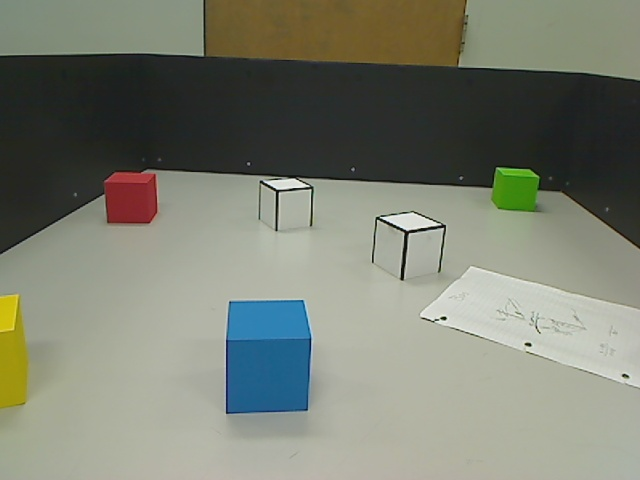
#> input picture Experiments/Vision/segmentation/cam.jpg, 640 x 480 px, given in place of the camera
$ python hsv_tracker_red_kinect.py
#> lines starting #> are read from the running program, lines starting #| are printed output that depends on the picture; after the words box and inside, x2 and y2 are one past the last pixel; in counts of white or black regions, pixels touching at a corner belong together
# -*- coding: utf-8 -*-

import argparse
import cv2
import os
import time

import numpy as np


DATA_DIRECTORY = "Data-HSV"

LOW_H = 0
LOW_S = 1
LOW_V = 2
HIGH_H = 3
HIGH_S = 4
HIGH_V = 5

if not os.path.exists(DATA_DIRECTORY):
    os.makedirs(DATA_DIRECTORY)

DATA_COUNT = len(os.listdir(DATA_DIRECTORY))


parser = argparse.ArgumentParser()
parser.add_argument('-d', "--data", dest="data")
args = parser.parse_args()


def nothing(x):
    pass

# Create a black image, a window
cv2.namedWindow('mask')

# create trackbars for color change
cv2.createTrackbar('Low-H', 'mask', 0, 180, nothing)
#> slider 'Low-H' is set to 36
cv2.createTrackbar('High-H', 'mask', 0, 180, nothing)
#> slider 'High-H' is set to 180
cv2.createTrackbar('Low-S', 'mask', 0, 255, nothing)
#> slider 'Low-S' is set to 51
cv2.createTrackbar('High-S', 'mask', 0, 255, nothing)
#> slider 'High-S' is set to 255
cv2.createTrackbar('Low-V', 'mask', 0, 255, nothing)
#> slider 'Low-V' is set to 51
cv2.createTrackbar('High-V', 'mask', 0, 255, nothing)
#> slider 'High-V' is set to 255

if (args.data):
    # Load data
    with open(args.data) as file:
        data = file.readline().split(", ")
        for i in range(len(data)):
            data[i] = int(data[i])

    cv2.setTrackbarPos('Low-H', 'mask', data[LOW_H])
    cv2.setTrackbarPos('High-H', 'mask', data[HIGH_H])
    cv2.setTrackbarPos('Low-S', 'mask', data[LOW_S])
    cv2.setTrackbarPos('High-S', 'mask', data[HIGH_S])
    cv2.setTrackbarPos('Low-V', 'mask', data[LOW_V])
    cv2.setTrackbarPos('High-V', 'mask', data[HIGH_V])

captObj = cv2.VideoCapture(cv2.CAP_OPENNI)
flags, img_bgr = captObj.read()
#> img_bgr is the input picture: shape (480, 640, 3); mean B, G, R 113.4, 127, 123.2
time.sleep(1)

while True:
    # On recupere une nouvelle image
    captObj.grab()

    # On va chercher les infos
    flags_i, img_bgr = captObj.retrieve(None, cv2.CAP_OPENNI_BGR_IMAGE)
#> flags_i = True
    flags_p, img_p = captObj.retrieve(None, cv2.CAP_OPENNI_DEPTH_MAP)
#> flags_p = True

    # Pas d'image, peut se produire si on boucle trop vite
    if not flags_i or not flags_p:
        continue

    img_hsv = cv2.cvtColor(img_bgr, cv2.COLOR_BGR2HSV)
#> img_hsv: shape (480, 640, 3); mean H, S, V 44.7, 42.1, 130.3

    # get current positions of trackers
    low_h = cv2.getTrackbarPos('Low-H', 'mask')
    high_h = cv2.getTrackbarPos('High-H', 'mask')
    low_s = cv2.getTrackbarPos('Low-S', 'mask')
    high_s = cv2.getTrackbarPos('High-S', 'mask')
    low_v = cv2.getTrackbarPos('Low-V', 'mask')
    high_v = cv2.getTrackbarPos('High-V', 'mask')

    # define range of blue color in HSV
    lower_lower_red = np.array([low_h, low_s, low_v])
    lower_upper_red = np.array([180, high_s, high_v])
    upper_lower_red = np.array([0, low_s, low_v])
    upper_upper_red = np.array([high_h, high_s, high_v])

    # Threshold the HSV image to get only blue colors
    mask_lower = cv2.inRange(img_hsv, lower_lower_red, lower_upper_red)
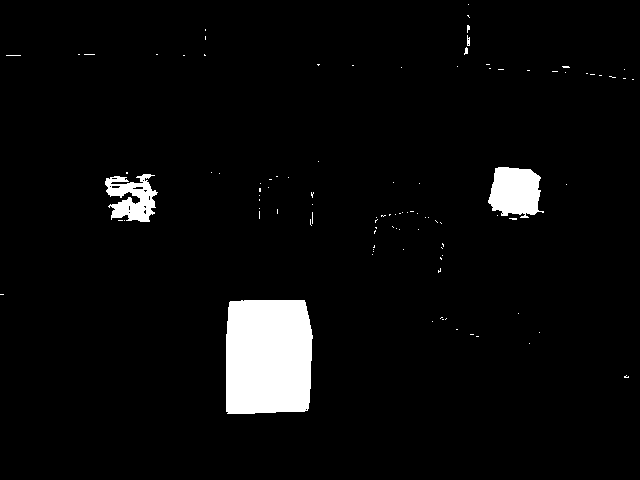
#> mask_lower: shape (480, 640); 4.4% white; 102 white regions (97 under 20 px), largest, box (x1, y1, x2, y2) and area: (226, 300, 313, 414) 9439, (488, 167, 544, 218) 2132, (105, 174, 158, 222) 1519, (467, 35, 470, 46) 26, (464, 47, 468, 55) 21
    mask_upper = cv2.inRange(img_hsv, upper_lower_red, upper_upper_red)
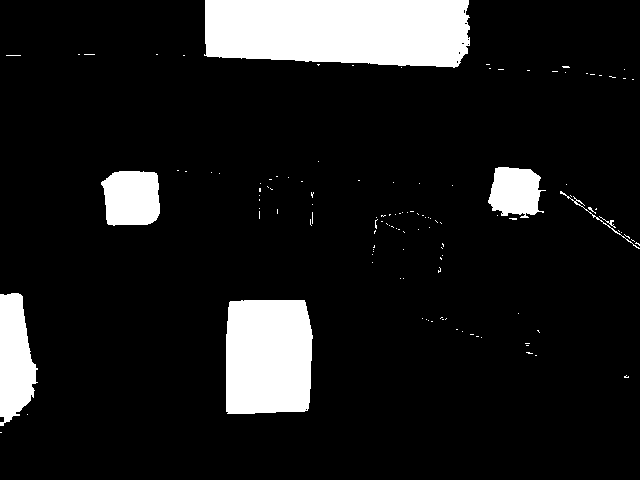
#> mask_upper: shape (480, 640); 11.3% white; 126 white regions (119 under 20 px), largest, box (x1, y1, x2, y2) and area: (204, 0, 470, 68) 16312, (226, 300, 313, 414) 9439, (0, 293, 38, 426) 3572
    mask = mask_lower + mask_upper

    # Bitwise-AND mask and original image
    res = cv2.bitwise_and(img_bgr, img_bgr, mask=mask)
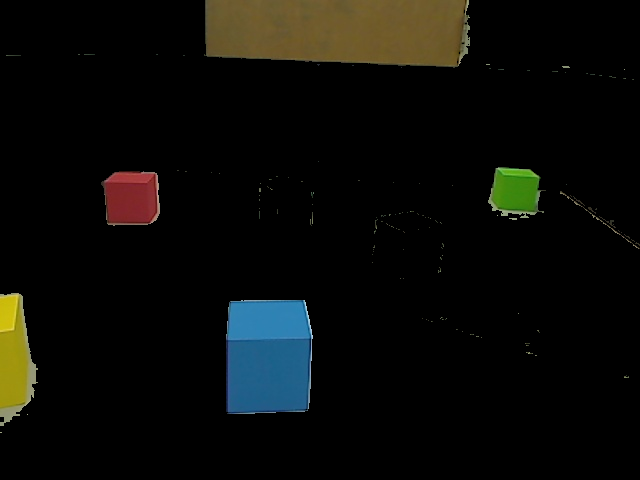
#> res: shape (480, 640, 3); mean B, G, R 8.3, 11.4, 10.8

    cv2.imshow('mask', mask)
    cv2.imshow('res', res)

    cc = cv2.waitKey(10)  # Necessaire pour l'affichage effectif des images
#> (key Esc is pressed here)
    if cc == 1048586:  # Touche Enter (save data)
        with open(os.path.join(DATA_DIRECTORY, "data_{}.txt".format(str(DATA_COUNT))), "w") as file:
            file.write(
                ", ".join(map(str, [low_h, low_s, low_v, high_h, high_s, high_v])))

        print("saved : data_{}.txt".format(str(DATA_COUNT)))
        DATA_COUNT += 1

    if cc == 1048603:  # Touche Echap quitte
        break

cv2.destroyAllWindows()

$ run again, on Experiments/Vision/segmentation/kinect.jpg
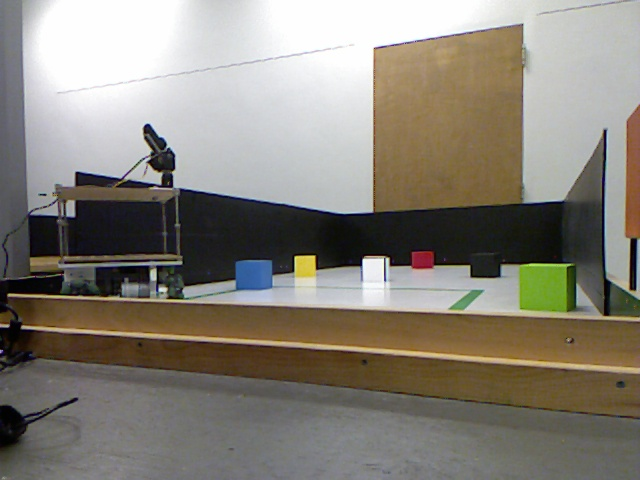
#> input picture Experiments/Vision/segmentation/kinect.jpg, 640 x 480 px, given in place of the camera
#> img_bgr is the input picture: shape (480, 640, 3); mean B, G, R 120, 129.8, 134.8
#> flags_i = True
#> img_hsv: shape (480, 640, 3); mean H, S, V 58, 52.5, 138.4
#> `mask_lower = cv2.inRange(img_hsv, lower_lower_red, lower_upper_red)`:
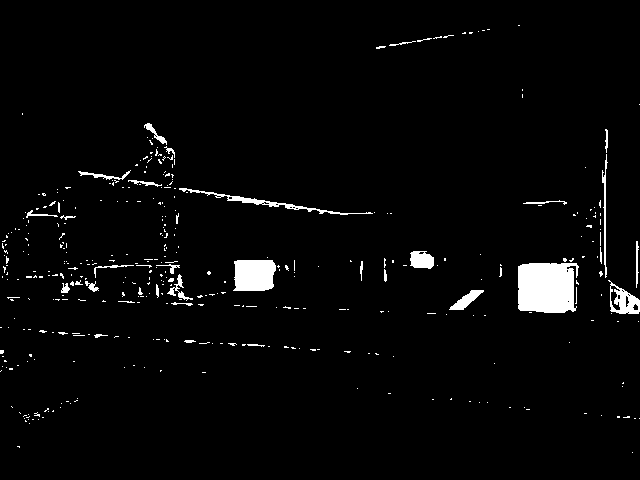
#> mask_lower: shape (480, 640); 2.9% white; 389 white regions (351 under 20 px), largest, box (x1, y1, x2, y2) and area: (518, 263, 579, 313) 2734, (233, 260, 276, 291) 1200, (179, 188, 373, 215) 570
#> mask_upper: shape (480, 640); 29.3% white; 337 white regions (291 under 20 px), largest, box (x1, y1, x2, y2) and area: (7, 247, 640, 422) 53356, (373, 25, 524, 213) 25550, (624, 104, 640, 294) 2017
#> `res = cv2.bitwise_and(img_bgr, img_bgr, mask=mask)`:
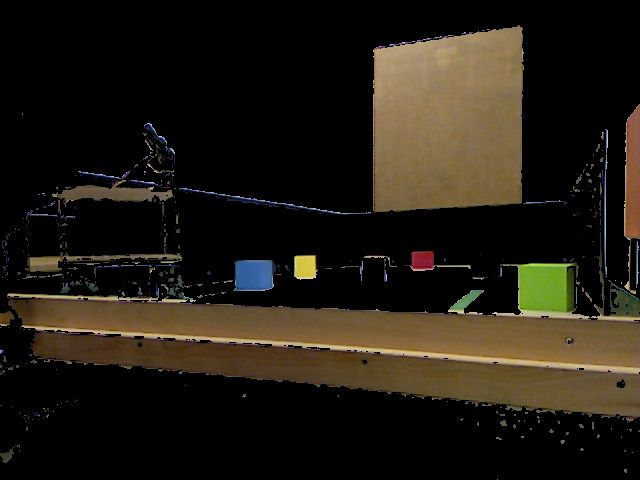
#> res: shape (480, 640, 3); mean B, G, R 18.8, 28.5, 33.9
